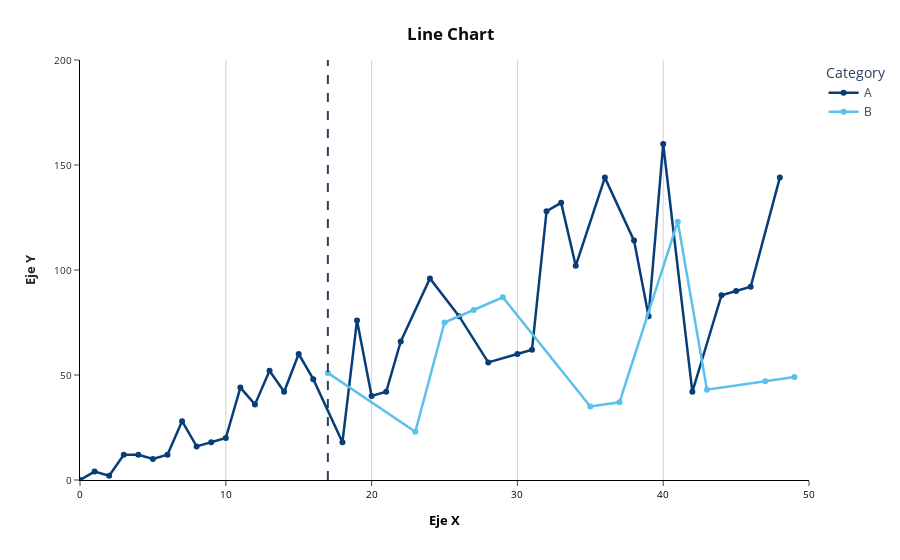

Source (notebook cell):
### Markdown cell above
#### **Scatterplot - Layout**

### Code cell
fig = px.line(
    data_frame = df,
    x = 'x',
    y = 'y',
    color = 'Category',
    color_discrete_map = {
        'A': '#083D77',
        'B': '#5BC0EB'
    }
)

fig.add_shape(
    type = 'line',
    x0 = 17, x1 = 17, 
    y0 = 0, y1 = 200,
    line = dict(
        dash = 'dash'
    )
)

fig.update_traces(
    line = dict(
        dash = 'solid',
        width = 2.5
    ),
    mode = 'lines+markers'
)

fig.update_layout(
    title = dict(
        text = 'Line Chart',
        x = 0.5,
        xanchor = 'center',
        y = 0.95,
        font = dict(
            weight = 'bold',
            color = 'rgba(0, 0, 0, 0.95)'
        )
    ),
    xaxis = dict(
        title = 'Eje X',
        showline = True,
        linecolor = 'black',
        showgrid = True,
        gridcolor = 'lightgrey',
        range = [0, 50],
        ticks ='outside',
        tickfont = dict(color = 'black', size = 10),
        titlefont = dict(color = 'black', size = 13, weight = 'bold') 

    ),
    yaxis = dict(
        title = 'Eje Y',
        showline = True,
        linecolor = 'black',
        showgrid = False,
        range = [0, 200],
        ticks ='outside',
        tickfont = dict(color = 'rgba(0, 0, 0, 0.85)', size = 10),
        titlefont = dict(color = 'rgba(0, 0, 0, 0.85)', size = 13, weight = 'bold') 
    ),
    plot_bgcolor = 'rgba(256, 256, 256, 1)',
    paper_bgcolor = 'rgba(256, 256, 256, 1)'

)

fig.show()

### Figure 1 — Plotly figure (JSON) as saved in the notebook; plotly's stock layout.template omitted (floating-point values rounded to 4 significant figures)
{"data": [{"hovertemplate": "Category=A<br>x=%{x}<br>y=%{y}<extra></extra>", "legendgroup": "A", "line": {"color": "#083D77", "dash": "solid", "width": 2.5}, "marker": {"symbol": "circle"}, "mode": "lines+markers", "name": "A", "orientation": "v", "showlegend": true, "type": "scatter", "x": [0, 1, 2, 3, 4, 5, 6, 7, 8, 9, 10, 11, 12, 13, 14, 15, 16, 18, 19, 20, 21, 22, 24, 26, 28, 30, 31, 32, 33, 34, 36, 38, 39, 40, 42, 44, 45, 46, 48], "xaxis": "x", "y": [0, 4, 2, 12, 12, 10, 12, 28, 16, 18, 20, 44, 36, 52, 42, 60, 48, 18, 76, 40, 42, 66, 96, 78, 56, 60, 62, 128, 132, 102, 144, 114, 78, 160, 42, 88, 90, 92, 144], "yaxis": "y"}, {"hovertemplate": "Category=B<br>x=%{x}<br>y=%{y}<extra></extra>", "legendgroup": "B", "line": {"color": "#5BC0EB", "dash": "solid", "width": 2.5}, "marker": {"symbol": "circle"}, "mode": "lines+markers", "name": "B", "orientation": "v", "showlegend": true, "type": "scatter", "x": [17, 23, 25, 27, 29, 35, 37, 41, 43, 47, 49], "xaxis": "x", "y": [51, 23, 75, 81, 87, 35, 37, 123, 43, 47, 49], "yaxis": "y"}], "layout": {"legend": {"title": {"text": "Category"}, "tracegroupgap": 0}, "margin": {"t": 60}, "paper_bgcolor": "rgba(256, 256, 256, 1)", "plot_bgcolor": "rgba(256, 256, 256, 1)", "shapes": [{"line": {"dash": "dash"}, "type": "line", "x0": 17, "x1": 17, "y0": 0, "y1": 200}], "title": {"font": {"color": "rgba(0, 0, 0, 0.95)", "weight": "bold"}, "text": "Line Chart", "x": 0.5, "xanchor": "center", "y": 0.95}, "xaxis": {"anchor": "y", "domain": [0, 1], "gridcolor": "lightgrey", "linecolor": "black", "range": [0, 50], "showgrid": true, "showline": true, "tickfont": {"color": "black", "size": 10}, "ticks": "outside", "title": {"font": {"color": "black", "size": 13, "weight": "bold"}, "text": "Eje X"}}, "yaxis": {"anchor": "x", "domain": [0, 1], "linecolor": "black", "range": [0, 200], "showgrid": false, "showline": true, "tickfont": {"color": "rgba(0, 0, 0, 0.85)", "size": 10}, "ticks": "outside", "title": {"font": {"color": "rgba(0, 0, 0, 0.85)", "size": 13, "weight": "bold"}, "text": "Eje Y"}}}}
